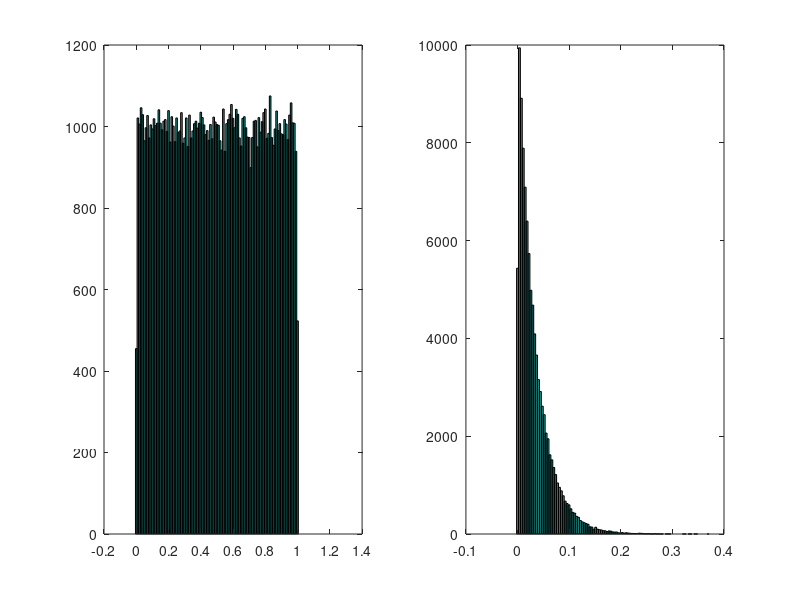
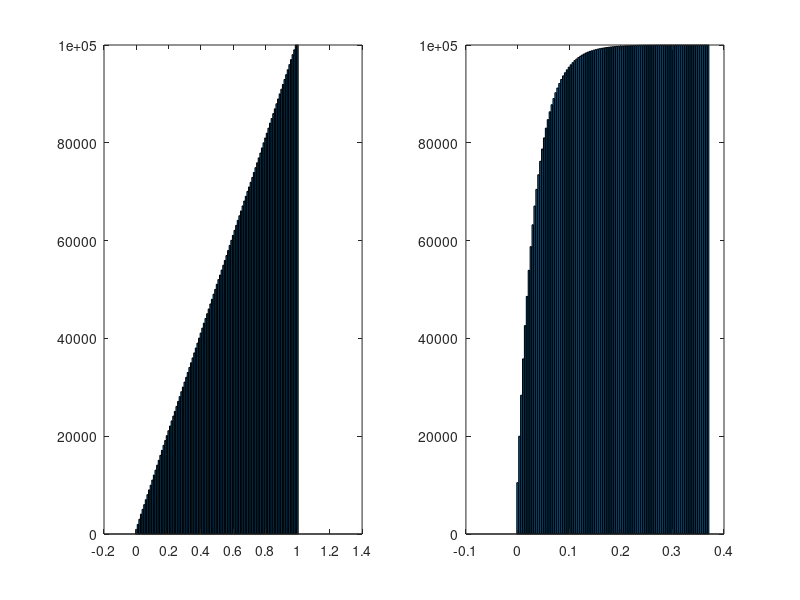
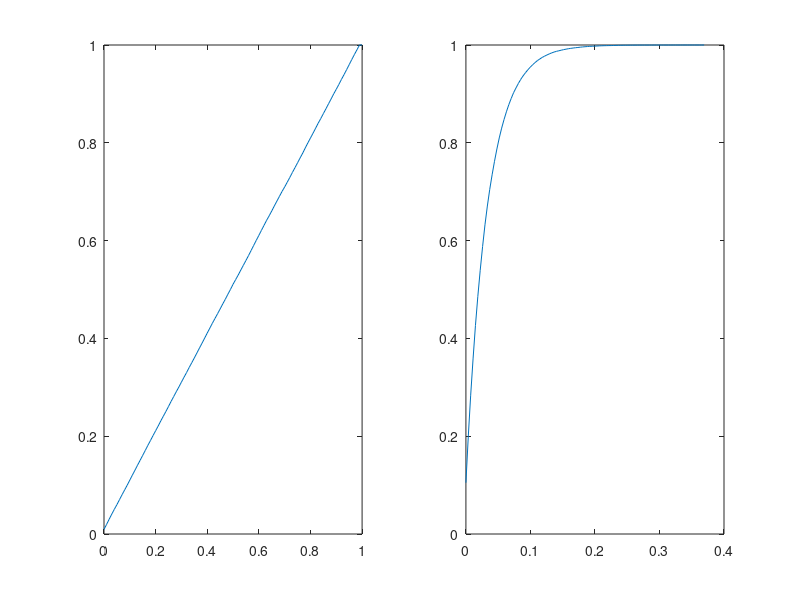
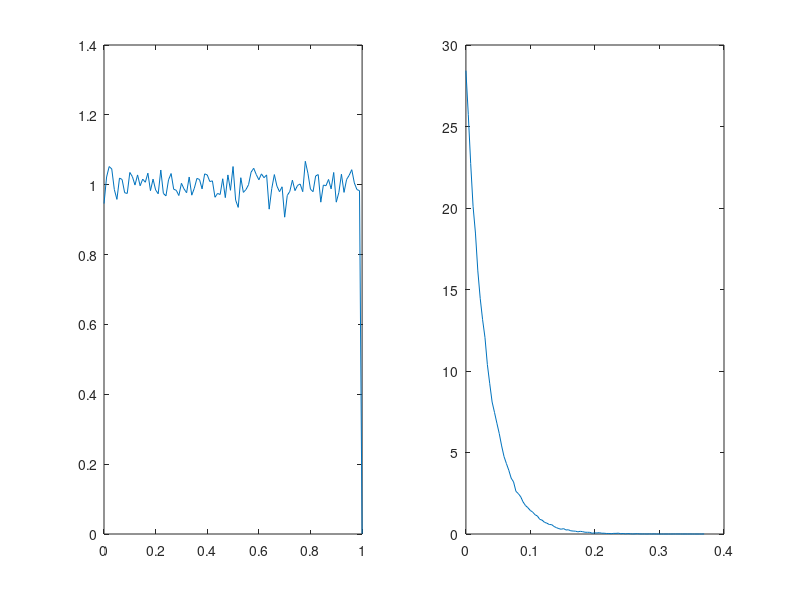

Recreate these plots in MATLAB, in order.
N = 100000;
v = 30;  % Average spike rate (Hz)
hist_steps = 100;

xi = rand(1, N);
ti = -(1/v) * log(1-xi); % spike intervals (s)

xi = sort(xi);
ti = sort(ti);

% calc step vectors
dt = (max(ti)-min(ti))/hist_steps;
dx = (max(xi)-min(xi))/hist_steps;
Dt = min(ti):dt:max(ti);
Dx = min(xi):dx:max(xi);

% plot hist figures
figure(1);
subplot(1,2,1)
hist(xi, Dx);
subplot(1,2,2)
hist(ti, Dt);

% sum up percentiles
n_xi = histc(xi, Dx);
n_ti = histc(ti, Dt);

c_xi = cumsum(n_xi);
c_ti = cumsum(n_ti);

figure(2);
subplot(1,2,1)
bar(Dx, c_xi);
subplot(1,2,2)
bar(Dt, c_ti);


figure(3);
subplot(1,2,1)
plot(Dx, c_xi/N);
subplot(1,2,2);
plot(Dt, c_ti/N);


figure(4);
subplot(1,2,1)
plot(Dx, (n_xi/N)/dx)

subplot(1,2,2)
plot(Dt , (n_ti/N)/(dt))
